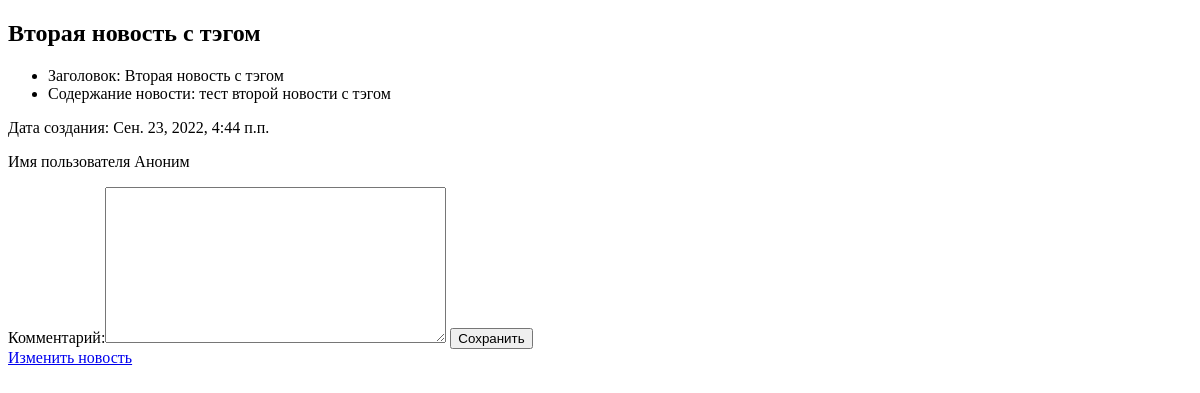
Page /news_list/8 on the earlier database version.
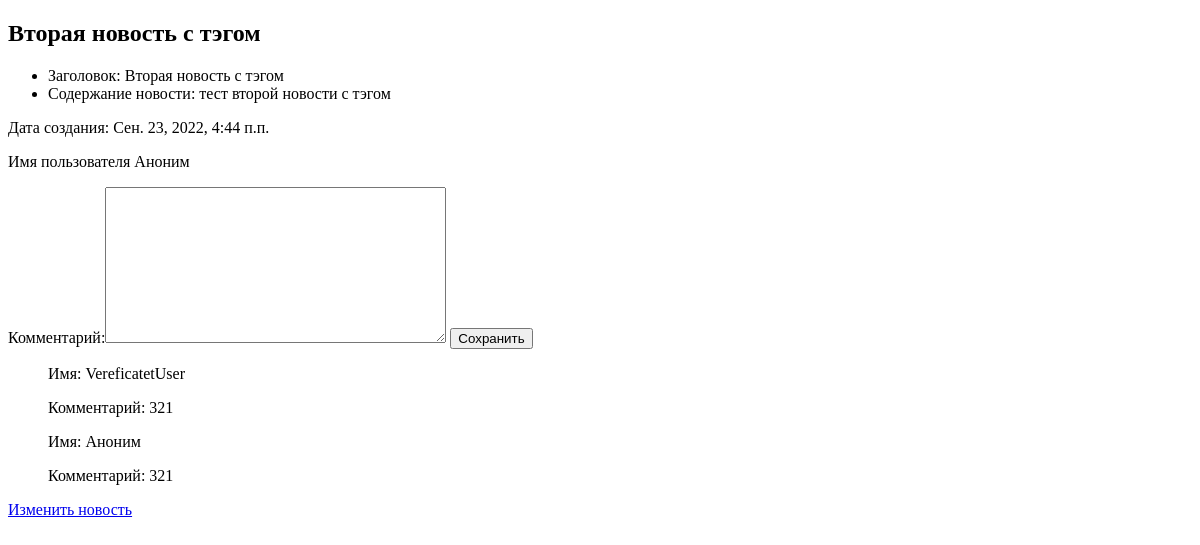
Same page on the later database version.
### app_news/models.py (models this page shows, shortened)
class News(models.Model):
    objects = None
    name = models.CharField(max_length=50, verbose_name='Название')
    content = models.TextField(verbose_name='Контент')
    created_date = models.DateTimeField(auto_now_add=True, verbose_name='Дата создания')
    update = models.DateTimeField(auto_now=True, verbose_name='Дата изменения')
    active = models.BooleanField(default=None, verbose_name='Статус')
    moderate = models.BooleanField(default=False, verbose_name='Модерация')
    tag = models.CharField(max_length=50, verbose_name='Тэг', blank=True, null=True)
    class Meta:
        verbose_name = 'Новость'
        verbose_name_plural = 'Новость'
        permissions = (
            ('can_publish', 'Может публиковать'),
        )

class Comment(models.Model):
    objects = None
    name = models.CharField(max_length=50, verbose_name='Заголовок')
    email = models.EmailField(verbose_name='Эл.почта')
    body = models.TextField(verbose_name='Текст комментария')
    created = models.DateTimeField(auto_now_add=True, verbose_name='Дата создания')
    updated = models.DateTimeField(auto_now=True, verbose_name='Дата редактирования')
    active = models.BooleanField(default=True, verbose_name='Статус')
    news_com = models.ForeignKey('News', on_delete=models.CASCADE, default=None)
    users = models.ForeignKey(User, AnonymousUser, default=None, blank=True, null=True)
    anon_user = models.CharField(max_length=50, verbose_name='Имя анонима', blank=True, null=True)
    def get_description(self):
        return self.body[:15]
    get_description.short_description = 'Description'

### app_news/views.py (the view, shortened to what this page needs)
# urls.py: path('news_list/<int:pk>', NewsDetail.as_view(), name='news-detail'),
class NewsDetail(DetailView):
    model = News
    context_object_name = 'news'
    def get_context_data(self,  **kwargs):
        data = super().get_context_data(**kwargs)
        data['comment'] = Comment.objects.filter(news_com__pk=self.kwargs['pk'])
        data['form'] = CommentForm
        return data

### app_news/templates/app_news/news_detail.html (shortened to what this page needs)
<!DOCTYPE html>
<html lang="en">
<head>
</head>
<body>
<h2>{{object.name}}</h2>
<ul>
    <li>Заголовок: {{object.name}}</li>
    <li>Содержание новости: {{object.content}}</li>
</ul>
<p>Дата создания: {{object.created_date}}
</p>
<form action="" method="post">
    {%  if request.user.is_authenticated %}
    {{form.body}}
    {% else %}
            <p>Имя пользователя Аноним</p>
            Комментарий:{{form.body}}
    {% endif %}
        <input type="submit" value="Сохранить">
        </form>
<form>
     {% for com in comment %}
    {% if com.users == None %}
    <ul>Имя: Аноним</ul>
    <ul>Комментарий: {{com.body}}</ul>
    {% else %}
    <ul>Имя: {{com.users}}</ul>
    <ul>Комментарий: {{com.body}}</ul>
    {% endif %}
    {% endfor %}
</form>
<a href="{% url 'news_update' news.pk %}">Изменить новость</a>
</body>
</html>

Differences in the rows shown:
added Comment: users "VereficatetUser", body "321"
added Comment: body "321"
